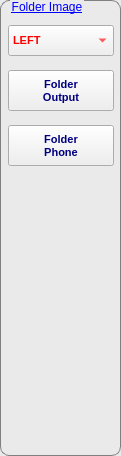
      <widget class="QGroupBox" name="groupBoxDarkSport_9">
       <property name="geometry">
        <rect>
         <x>416</x>
         <y>140</y>
         <width>121</width>
         <height>456</height>
        </rect>
       </property>
       <property name="font">
        <font>
         <underline>true</underline>
        </font>
       </property>
       <property name="styleSheet">
        <string notr="true">QGroupBox{
border-radius: 9px;
background-color:rgb(234, 234, 234);
border: 1px solid gray;
color: blue;
}

QGroupBox::title
{
subcontrol-origin:margin;
left:10px;
top:5px
padding 0 6px 0 6px;
color: blue;
}
</string>
       </property>
       <property name="title">
        <string>Folder Image</string>
       </property>
       <widget class="QPushButton" name="btnClearFolderOutput">
        <property name="geometry">
         <rect>
          <x>8</x>
          <y>70</y>
          <width>106</width>
          <height>41</height>
         </rect>
        </property>
        <property name="minimumSize">
         <size>
          <width>0</width>
          <height>35</height>
         </size>
        </property>
        <property name="font">
         <font>
          <pointsize>8</pointsize>
          <weight>75</weight>
          <bold>true</bold>
         </font>
        </property>
        <property name="styleSheet">
         <string notr="true">color: rgb(0, 0, 127);</string>
        </property>
        <property name="text">
         <string>Folder
Output</string>
        </property>
        <property name="icon">
         <iconset resource="Icon.qrc">
          <normaloff>:/Icon/exit.png</normaloff>:/Icon/exit.png</iconset>
        </property>
        <property name="iconSize">
         <size>
          <width>30</width>
          <height>30</height>
         </size>
        </property>
       </widget>
       <widget class="QPushButton" name="btnClearFolderPhone">
        <property name="geometry">
         <rect>
          <x>8</x>
          <y>125</y>
          <width>106</width>
          <height>41</height>
         </rect>
        </property>
        <property name="minimumSize">
         <size>
          <width>0</width>
          <height>35</height>
         </size>
        </property>
        <property name="font">
         <font>
          <pointsize>8</pointsize>
          <weight>75</weight>
          <bold>true</bold>
         </font>
        </property>
        <property name="styleSheet">
         <string notr="true">color: rgb(0, 0, 127);</string>
        </property>
        <property name="text">
         <string>Folder
Phone</string>
        </property>
        <property name="icon">
         <iconset resource="Icon.qrc">
          <normaloff>:/Icon/exit.png</normaloff>:/Icon/exit.png</iconset>
        </property>
        <property name="iconSize">
         <size>
          <width>30</width>
          <height>30</height>
         </size>
        </property>
       </widget>
       <widget class="QComboBox" name="cbbSelectSideToDel">
        <property name="geometry">
         <rect>
          <x>8</x>
          <y>25</y>
          <width>106</width>
          <height>31</height>
         </rect>
        </property>
        <property name="font">
         <font>
          <pointsize>8</pointsize>
          <weight>75</weight>
          <bold>true</bold>
         </font>
        </property>
        <property name="layoutDirection">
         <enum>Qt::LeftToRight</enum>
        </property>
        <property name="styleSheet">
         <string notr="true">color: rgb(255, 0, 0);
</string>
        </property>
        <property name="iconSize">
         <size>
          <width>30</width>
          <height>20</height>
         </size>
        </property>
        <item>
         <property name="text">
          <string>LEFT</string>
         </property>
         <property name="icon">
          <iconset resource="Icon.qrc">
           <normaloff>:/Icon/back.png</normaloff>:/Icon/back.png</iconset>
         </property>
        </item>
        <item>
         <property name="text">
          <string>RIGHT</string>
         </property>
         <property name="icon">
          <iconset resource="Icon.qrc">
           <normaloff>:/Icon/next.png</normaloff>:/Icon/next.png</iconset>
         </property>
        </item>
        <item>
         <property name="text">
          <string>LEFT2</string>
         </property>
         <property name="icon">
          <iconset resource="Icon.qrc">
           <normaloff>:/Icon/back.png</normaloff>:/Icon/back.png</iconset>
         </property>
        </item>
        <item>
         <property name="text">
          <string>RIGHT2</string>
         </property>
         <property name="icon">
          <iconset resource="Icon.qrc">
           <normaloff>:/Icon/next.png</normaloff>:/Icon/next.png</iconset>
         </property>
        </item>
        <item>
         <property name="text">
          <string>All folder</string>
         </property>
         <property name="icon">
          <iconset resource="Icon.qrc">
           <normaloff>:/Icon/ON.png</normaloff>:/Icon/ON.png</iconset>
         </property>
        </item>
       </widget>
      </widget>
